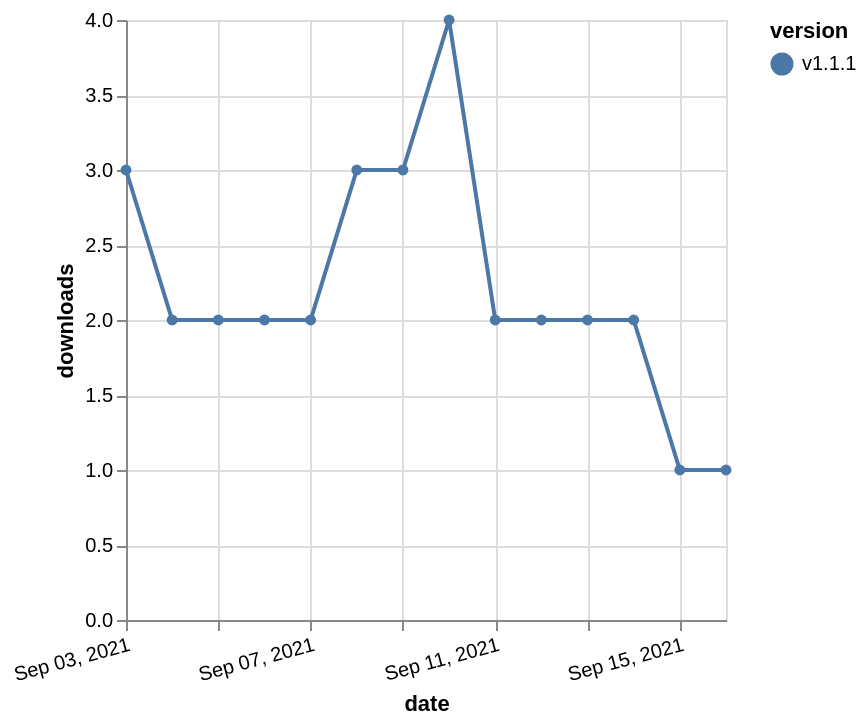

The Vega-Lite source for this figure:
### Vega-Lite specification from a JSON file in a GitHub repository (floating-point values rounded to 4 significant figures)
{"$schema": "https://vega.github.io/schema/vega-lite/v5.json", "description": "A simple bar chart with embedded data.", "data": {"values": [{"date": "2021-09-03", "total": 81, "delta": 3, "version": "v1.1.1"}, {"date": "2021-09-04", "total": 83, "delta": 2, "version": "v1.1.1"}, {"date": "2021-09-05", "total": 85, "delta": 2, "version": "v1.1.1"}, {"date": "2021-09-06", "total": 87, "delta": 2, "version": "v1.1.1"}, {"date": "2021-09-07", "total": 89, "delta": 2, "version": "v1.1.1"}, {"date": "2021-09-08", "total": 92, "delta": 3, "version": "v1.1.1"}, {"date": "2021-09-09", "total": 95, "delta": 3, "version": "v1.1.1"}, {"date": "2021-09-10", "total": 99, "delta": 4, "version": "v1.1.1"}, {"date": "2021-09-11", "total": 101, "delta": 2, "version": "v1.1.1"}, {"date": "2021-09-12", "total": 103, "delta": 2, "version": "v1.1.1"}, {"date": "2021-09-13", "total": 105, "delta": 2, "version": "v1.1.1"}, {"date": "2021-09-14", "total": 107, "delta": 2, "version": "v1.1.1"}, {"date": "2021-09-15", "total": 108, "delta": 1, "version": "v1.1.1"}, {"date": "2021-09-16", "total": 109, "delta": 1, "version": "v1.1.1"}]}, "width": "container", "mark": {"type": "line", "point": {"filled": true}}, "encoding": {"x": {"field": "date", "type": "temporal", "timeUnit": "yearmonthdate", "title": "date", "axis": {"labelAngle": -15}}, "y": {"field": "delta", "type": "quantitative", "title": "downloads"}, "color": {"field": "version", "type": "nominal"}, "tooltip": {"field": "delta"}}}
